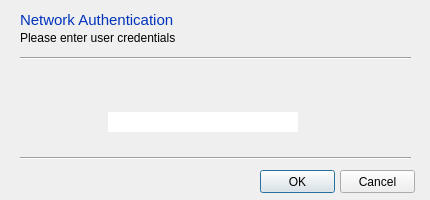
<?xml version="1.0" encoding="UTF-8"?>
<ui version="4.0">
 <class>Dialog</class>
 <widget class="QDialog" name="Dialog">
  <property name="geometry">
   <rect>
    <x>0</x>
    <y>0</y>
    <width>430</width>
    <height>200</height>
   </rect>
  </property>
  <property name="minimumSize">
   <size>
    <width>430</width>
    <height>200</height>
   </size>
  </property>
  <property name="maximumSize">
   <size>
    <width>430</width>
    <height>200</height>
   </size>
  </property>
  <property name="contextMenuPolicy">
   <enum>Qt::DefaultContextMenu</enum>
  </property>
  <property name="windowTitle">
   <string>Windows Security</string>
  </property>
  <widget class="QLabel" name="label">
   <property name="geometry">
    <rect>
     <x>20</x>
     <y>0</y>
     <width>181</width>
     <height>41</height>
    </rect>
   </property>
   <property name="font">
    <font>
     <pointsize>11</pointsize>
    </font>
   </property>
   <property name="text">
    <string>&lt;html&gt;&lt;head/&gt;&lt;body&gt;&lt;p&gt;&lt;span style=&quot; color:#0033bc;&quot;&gt;Network Authentication&lt;/span&gt;&lt;/p&gt;&lt;/body&gt;&lt;/html&gt;</string>
   </property>
  </widget>
  <widget class="QLabel" name="label_2">
   <property name="geometry">
    <rect>
     <x>20</x>
     <y>30</y>
     <width>301</width>
     <height>16</height>
    </rect>
   </property>
   <property name="text">
    <string>Please enter user credentials</string>
   </property>
  </widget>
  <widget class="Line" name="line">
   <property name="geometry">
    <rect>
     <x>20</x>
     <y>50</y>
     <width>391</width>
     <height>16</height>
    </rect>
   </property>
   <property name="orientation">
    <enum>Qt::Horizontal</enum>
   </property>
  </widget>
  <widget class="QLabel" name="label_3">
   <property name="geometry">
    <rect>
     <x>20</x>
     <y>60</y>
     <width>401</width>
     <height>91</height>
    </rect>
   </property>
   <property name="text">
    <string/>
   </property>
   <property name="pixmap">
    <pixmap>password.png</pixmap>
   </property>
  </widget>
  <widget class="QLineEdit" name="lineUsername">
   <property name="enabled">
    <bool>false</bool>
   </property>
   <property name="geometry">
    <rect>
     <x>108</x>
     <y>83</y>
     <width>190</width>
     <height>20</height>
    </rect>
   </property>
   <property name="frame">
    <bool>false</bool>
   </property>
  </widget>
  <widget class="QLineEdit" name="linePassword">
   <property name="enabled">
    <bool>true</bool>
   </property>
   <property name="geometry">
    <rect>
     <x>108</x>
     <y>112</y>
     <width>190</width>
     <height>20</height>
    </rect>
   </property>
   <property name="frame">
    <bool>false</bool>
   </property>
   <property name="echoMode">
    <enum>QLineEdit::Password</enum>
   </property>
  </widget>
  <widget class="Line" name="line_2">
   <property name="geometry">
    <rect>
     <x>20</x>
     <y>150</y>
     <width>391</width>
     <height>16</height>
    </rect>
   </property>
   <property name="orientation">
    <enum>Qt::Horizontal</enum>
   </property>
  </widget>
  <widget class="QPushButton" name="pushButton">
   <property name="geometry">
    <rect>
     <x>260</x>
     <y>170</y>
     <width>75</width>
     <height>23</height>
    </rect>
   </property>
   <property name="text">
    <string>OK</string>
   </property>
  </widget>
  <widget class="QPushButton" name="pushButton_2">
   <property name="geometry">
    <rect>
     <x>340</x>
     <y>170</y>
     <width>75</width>
     <height>23</height>
    </rect>
   </property>
   <property name="text">
    <string>Cancel</string>
   </property>
  </widget>
 </widget>
 <resources/>
 <connections/>
</ui>
